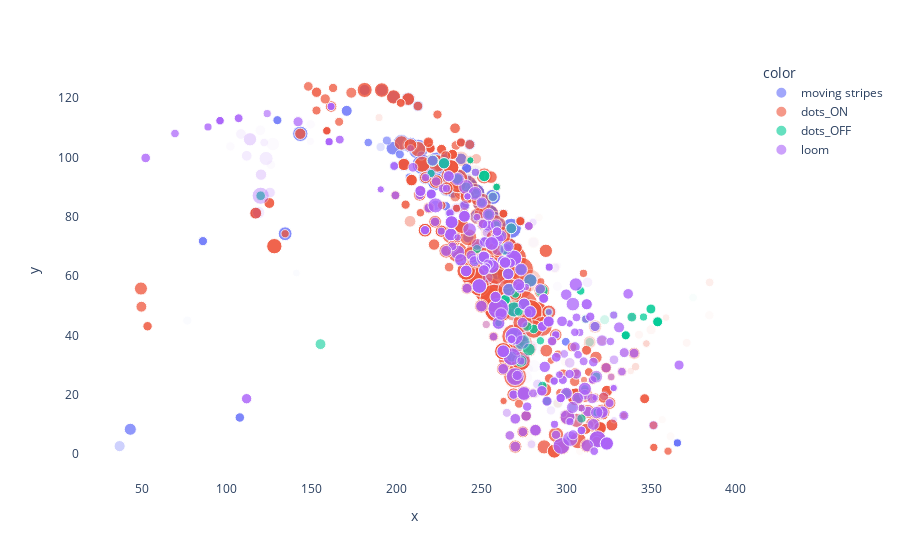

This figure's notebook cell:
### Code cell
import plotly.express as px
fig = px.scatter(x=pooled_data['x_centroid'], y=pooled_data['y_centroid'], color=pooled_data['stimtype'], size=abs(pooled_data['amplitude']), opacity=pooled_data['size']/ pooled_data['size'].max())

fig.update_layout(
    plot_bgcolor='rgba(0,0,0,0)',  # Transparent background for the plot area
    #paper_bgcolor='rgba(0,0,0,0)',  # Transparent background for the overall figure
)

# Update axes to remove gridlines
fig.update_xaxes(showgrid=False)  # Disable gridlines for x-axis
fig.update_yaxes(showgrid=False)  # Disable gridlines for y-axis

### Figure 1 — Plotly figure (JSON) as saved in the notebook; plotly's stock layout.template omitted (floating-point values rounded to 4 significant figures; data arrays with more than 128 entries replaced by an {"elided": "..."} marker saying what was removed)
{"data": [{"hovertemplate": "color=moving stripes<br>x=%{x}<br>y=%{y}<br>size=%{marker.size}<extra></extra>", "legendgroup": "moving stripes", "marker": {"color": "#636efa", "opacity": {"elided": "805 float values"}, "size": {"elided": "149 float values"}, "sizemode": "area", "sizeref": 0.03808, "symbol": "circle"}, "mode": "markers", "name": "moving stripes", "orientation": "v", "showlegend": true, "type": "scatter", "x": {"elided": "149 float values"}, "xaxis": "x", "y": {"elided": "149 float values"}, "yaxis": "y"}, {"hovertemplate": "color=dots_ON<br>x=%{x}<br>y=%{y}<br>size=%{marker.size}<extra></extra>", "legendgroup": "dots_ON", "marker": {"color": "#EF553B", "opacity": {"elided": "805 float values"}, "size": {"elided": "297 float values"}, "sizemode": "area", "sizeref": 0.03808, "symbol": "circle"}, "mode": "markers", "name": "dots_ON", "orientation": "v", "showlegend": true, "type": "scatter", "x": {"elided": "297 float values"}, "xaxis": "x", "y": {"elided": "297 float values"}, "yaxis": "y"}, {"hovertemplate": "color=dots_OFF<br>x=%{x}<br>y=%{y}<br>size=%{marker.size}<extra></extra>", "legendgroup": "dots_OFF", "marker": {"color": "#00cc96", "opacity": {"elided": "805 float values"}, "size": [1.565, 1.168, 4.072, 2.491, 1.718, 1.529, 2.199, 5.464, 2.311, 2.719, 1.11, 2.397, 4.469, 3.226, 3.246, 4.907, 2.828, 1.35, 2.102, 1.494, 2.126, 1.55, 1.249, 2.906, 1.393, 1.719, 1.306, 3.132, 2.617, 1.33, 1.553, 1.709, 3.055, 1.931, 1.778, 1.943, 2.212, 1.212, 2.231, 1.501, 1.755, 1.362, 1.298, 1.648, 1.958, 1.459, 1.731, 1.732, 1.367, 2.257, 1.332, 1.558, 1.647, 1.93, 1.579, 1.592, 1.674, 2.142, 1.872, 2.461, 2.573, 1.589, 1.482, 1.556, 1.375, 1.302, 1.612, 2.249, 1.413, 1.938, 2.457, 1.887, 1.831, 1.991, 1.899, 1.266, 2.505, 1.454, 0.9982, 1.152], "sizemode": "area", "sizeref": 0.03808, "symbol": "circle"}, "mode": "markers", "name": "dots_OFF", "orientation": "v", "showlegend": true, "type": "scatter", "x": [248.8, 260.1, 269.3, 265.8, 273, 247.4, 268, 258.9, 273.4, 275.2, 246, 251.5, 269.3, 278.9, 264.7, 274, 266.3, 263, 264, 255.3, 278.8, 271, 289.7, 273.2, 270, 280.8, 262.3, 285.6, 274.3, 284.8, 272, 277, 278, 252, 120.0, 241, 236.0, 266, 246.3, 250.3, 254.3, 261.5, 258.7, 286, 317, 292.9, 230.8, 328, 311, 155.2, 306.7, 303.7, 300.1, 322.6, 309, 246.5, 313.8, 331.1, 321.1, 228, 221.3, 335.1, 288.7, 311.5, 318, 220.4, 317.8, 267.6, 308.5, 256.8, 295.1, 349.9, 338.7, 214.7, 353.9, 345.6, 251.7, 374.8, 243.5, 259], "xaxis": "x", "y": [56.64, 44.16, 39.73, 60.73, 56, 69.11, 32.82, 61.13, 62.2, 50.57, 65, 66, 48.74, 58.53, 69.03, 37.7, 55.39, 53, 52, 64.16, 47.94, 53, 47.87, 31.38, 54, 42.16, 65.29, 55.07, 44.3, 38.2, 48, 43, 35.25, 71.5, 87.06, 90, 92.69, 70, 87.85, 84.72, 80.72, 73.5, 77.27, 23, 43, 24.62, 93.64, 46.85, 22, 37.05, 18.85, 15.73, 20.48, 45.29, 12, 94.94, 37.73, 42.71, 38.23, 98, 98.89, 40.03, 17.83, 45.5, 14, 94.58, 26.1, 76.08, 55, 86.68, 17.14, 48.89, 46.17, 100.6, 44.58, 46.19, 93.74, 52.75, 99, 90], "yaxis": "y"}, {"hovertemplate": "color=loom<br>x=%{x}<br>y=%{y}<br>size=%{marker.size}<extra></extra>", "legendgroup": "loom", "marker": {"color": "#ab63fa", "opacity": {"elided": "805 float values"}, "size": {"elided": "279 float values"}, "sizemode": "area", "sizeref": 0.03808, "symbol": "circle"}, "mode": "markers", "name": "loom", "orientation": "v", "showlegend": true, "type": "scatter", "x": {"elided": "279 float values"}, "xaxis": "x", "y": {"elided": "279 float values"}, "yaxis": "y"}], "layout": {"legend": {"itemsizing": "constant", "title": {"text": "color"}, "tracegroupgap": 0}, "margin": {"t": 60}, "plot_bgcolor": "rgba(0,0,0,0)", "xaxis": {"anchor": "y", "domain": [0, 1], "showgrid": false, "title": {"text": "x"}}, "yaxis": {"anchor": "x", "domain": [0, 1], "showgrid": false, "title": {"text": "y"}}}}
